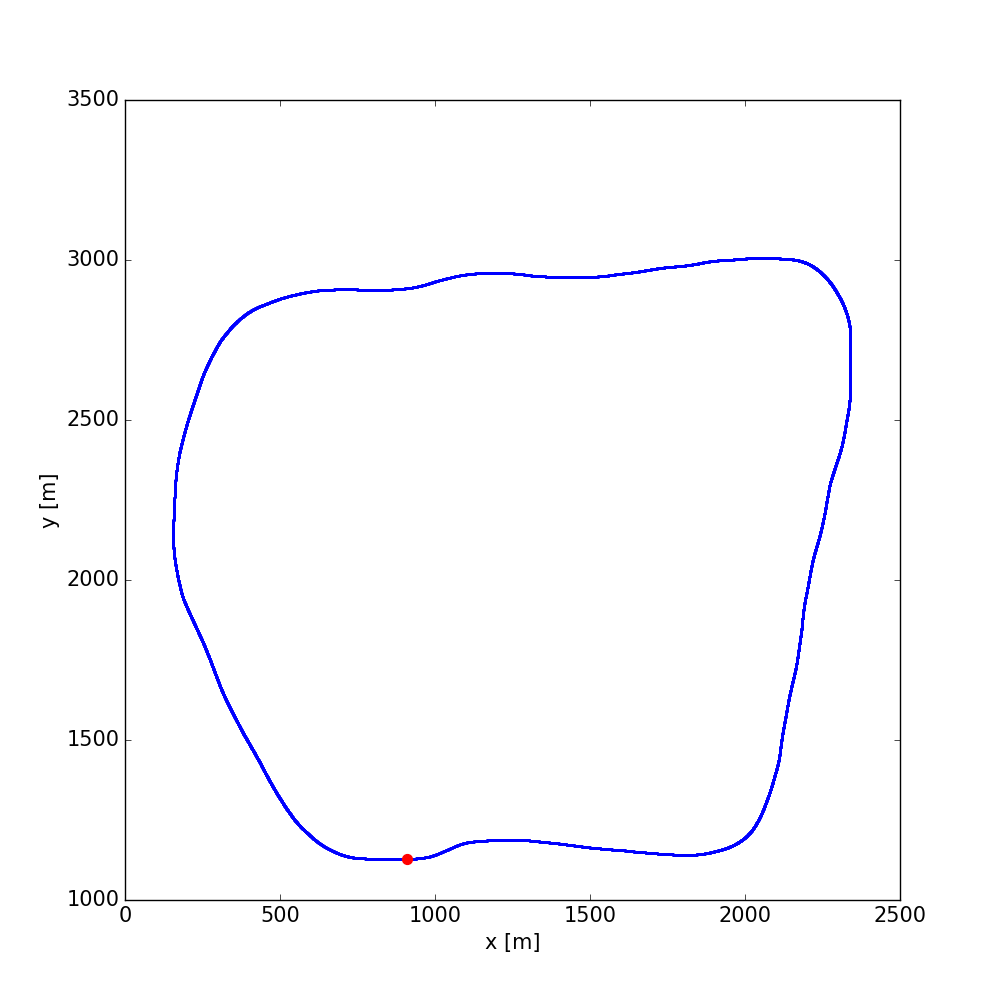

The Python source for this figure:
import pandas as pd
import numpy as np
import matplotlib.pyplot as plt
from matplotlib.patches import Arc

plt.rcParams.update({'font.size': 15, 'mathtext.fontset': 'cm'})

track = pd.read_csv('../../data/wp_yaw_const.csv', names=['x', 'y', 'z', 'yaw'])

fig, ax = plt.subplots(figsize=(10, 10), dpi=60)

ax.scatter(track["x"], track["y"], color='blue', s=1)
ax.scatter(track["x"][0], track["y"][0], color='red', s=50)

# ax.set_xlim(0, 2500)
# ax.set_ylim(800, 3300)
# ax.set_aspect(1.0 / ax.get_data_ratio(), adjustable='box')
ax.set_xlabel("x [m]")
ax.set_ylabel("y [m]")
# ax.legend()

# axi = ax.inset_axes([0.25, 0.25, 0.5, 0.5])
# axi.set_xlim(2220, 2320)
# axi.set_ylim(2920, 3020)
# axi.set_xticks([])
# axi.set_yticks([])
# ax.indicate_inset_zoom(axi)

# axi.plot(x, y, 'r', zorder=0)
# axi.plot(x - 10 * dx - 0.001 * (s - 6100) * dx,
#          y - 10 * dy - 0.055 * (s - 6100) * dy,
#          c='g', ls='--', zorder=0)

# Reference Line
# t = 6100
# axi.arrow(x[t], y[t], dx[t] * 20, dy[t] * 20, head_width=2, head_length=4,
#           fc='k')
# axi.annotate(r'$\vec{n_r}$', xy=(x[t] + dx[t] * 16, y[t] + dy[t] * 8))
# axi.arrow(x[t], y[t], sx[t] * 20, sy[t] * 20, head_width=2, head_length=4,
#           fc='k')
# axi.annotate(r'$\vec{t_r}$', xy=(x[t] + sx[t] * 30, y[t] + sy[t] * 10))
# theta
# dia = dx[t] * 25
# arc = Arc((x[t], y[t]), dia, dia, angle=0,
#           theta1=0, theta2=np.rad2deg(theta[t]),
#           linestyle="-", color='k')
# axi.add_patch(arc)
# axi.arrow(x[t] + dia / 2 * np.cos(theta[t]),
#           y[t] + dia / 2 * np.sin(theta[t]) - 0.3,
#           -1e-6 * dia / 2 * np.sin(theta[t]),
#           +1e-6 * dia / 2 * np.cos(theta[t]),
#           head_width=2, head_length=3, fc='k', length_includes_head=True)
# axi.hlines(y[t], x[t] + dia / 2 - 1, x[t] + dia / 2 + 1)
# axi.annotate(r'${\theta_r}$', xy=(x[t] - 5, y[t] + 12))
# s(t)
# axi.plot(x[t], y[t], 'o', c='gray', ms=10,
#          markeredgecolor='white', markeredgewidth=2, zorder=10)
# axi.annotate(r'$s(t)$', xy=(x[t] - 12, y[t] - 5))

# trajectory
# x_t = x[t] + dx[t] * 46.5
# y_t = y[t] + dy[t] * 46.5
# axi.plot(x_t, y_t, 'o', c='gray', ms=10,
#          markeredgecolor='white', markeredgewidth=2, zorder=10)
# axi.annotate(r'$\vec{x}(s, d)$', xy=(x_t + 3, y_t - 5))
# rot = -22
# sx_t = (sx[t] * 20 * np.cos(np.deg2rad(rot))
#         - sy[t] * 20 * np.sin(np.deg2rad(rot)))
# sy_t = (sx[t] * 20 * np.sin(np.deg2rad(rot))
#         + sy[t] * 20 * np.cos(np.deg2rad(rot)))
# axi.arrow(x_t, y_t, sx_t, sy_t, head_width=2, head_length=4, fc='k')
# axi.annotate(r'$\vec{n_x}$', xy=(x_t + 15, y_t + 12))
# axi.arrow(x_t, y_t, sy_t, -sx_t, head_width=2, head_length=4, fc='k')
# axi.annotate(r'$\vec{t_x}$', xy=(x_t - 5, y_t + 20))

# connection
# axi.plot([x[t], x_t], [y[t], y_t], c='gray', zorder=0)
# axi.annotate(r'$d(t)$', xy=(x[t] + dx[t] * 16, y[t] + dy[t] * 35))

# axi.annotate('center line', xy=(2225, 2973), c='r', size=12)
# axi.annotate('trajectory\ncandidate', xy=(2244, 3008), c='g', size=12)

# plt.show()
plt.savefig('track.png')
